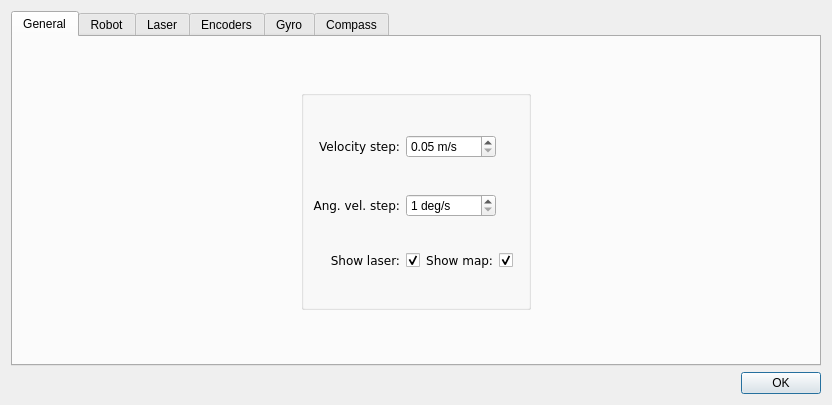
<?xml version="1.0" encoding="UTF-8"?>
<ui version="4.0">
 <class>settings_dialog</class>
 <widget class="QDialog" name="settings_dialog">
  <property name="geometry">
   <rect>
    <x>0</x>
    <y>0</y>
    <width>832</width>
    <height>405</height>
   </rect>
  </property>
  <property name="sizePolicy">
   <sizepolicy hsizetype="Fixed" vsizetype="Fixed">
    <horstretch>0</horstretch>
    <verstretch>0</verstretch>
   </sizepolicy>
  </property>
  <property name="windowTitle">
   <string>Settings</string>
  </property>
  <layout class="QGridLayout" name="gridLayout">
   <item row="0" column="0">
    <widget class="QTabWidget" name="tabWidget">
     <property name="sizePolicy">
      <sizepolicy hsizetype="Expanding" vsizetype="Expanding">
       <horstretch>5</horstretch>
       <verstretch>0</verstretch>
      </sizepolicy>
     </property>
     <property name="currentIndex">
      <number>0</number>
     </property>
     <property name="usesScrollButtons">
      <bool>true</bool>
     </property>
     <property name="movable">
      <bool>false</bool>
     </property>
     <widget class="QWidget" name="general_tab">
      <attribute name="title">
       <string>General</string>
      </attribute>
      <layout class="QGridLayout" name="gridLayout_7">
       <item row="0" column="0">
        <widget class="QGroupBox" name="groupBox">
         <property name="sizePolicy">
          <sizepolicy hsizetype="Fixed" vsizetype="Preferred">
           <horstretch>0</horstretch>
           <verstretch>0</verstretch>
          </sizepolicy>
         </property>
         <property name="minimumSize">
          <size>
           <width>0</width>
           <height>0</height>
          </size>
         </property>
         <property name="maximumSize">
          <size>
           <width>16777215</width>
           <height>220</height>
          </size>
         </property>
         <property name="title">
          <string/>
         </property>
         <property name="alignment">
          <set>Qt::AlignCenter</set>
         </property>
         <layout class="QGridLayout" name="gridLayout_9">
          <item row="0" column="0">
           <widget class="QLabel" name="label_20">
            <property name="font">
             <font>
              <family>DejaVu Sans</family>
              <pointsize>9</pointsize>
             </font>
            </property>
            <property name="text">
             <string>Velocity step:</string>
            </property>
            <property name="textFormat">
             <enum>Qt::AutoText</enum>
            </property>
            <property name="alignment">
             <set>Qt::AlignRight|Qt::AlignTrailing|Qt::AlignVCenter</set>
            </property>
            <property name="wordWrap">
             <bool>false</bool>
            </property>
           </widget>
          </item>
          <item row="0" column="1" colspan="2">
           <widget class="QDoubleSpinBox" name="vel_inc_box">
            <property name="minimumSize">
             <size>
              <width>0</width>
              <height>22</height>
             </size>
            </property>
            <property name="maximumSize">
             <size>
              <width>90</width>
              <height>16777215</height>
             </size>
            </property>
            <property name="buttonSymbols">
             <enum>QAbstractSpinBox::UpDownArrows</enum>
            </property>
            <property name="suffix">
             <string> m/s</string>
            </property>
            <property name="minimum">
             <double>0.050000000000000</double>
            </property>
            <property name="maximum">
             <double>0.500000000000000</double>
            </property>
            <property name="singleStep">
             <double>0.050000000000000</double>
            </property>
           </widget>
          </item>
          <item row="2" column="0">
           <widget class="QLabel" name="label_23">
            <property name="font">
             <font>
              <family>DejaVu Sans</family>
              <pointsize>9</pointsize>
             </font>
            </property>
            <property name="text">
             <string>Show laser:</string>
            </property>
            <property name="textFormat">
             <enum>Qt::AutoText</enum>
            </property>
            <property name="alignment">
             <set>Qt::AlignRight|Qt::AlignTrailing|Qt::AlignVCenter</set>
            </property>
            <property name="wordWrap">
             <bool>false</bool>
            </property>
           </widget>
          </item>
          <item row="1" column="1" colspan="2">
           <widget class="QSpinBox" name="ang_vel_inc_box">
            <property name="minimumSize">
             <size>
              <width>0</width>
              <height>22</height>
             </size>
            </property>
            <property name="maximumSize">
             <size>
              <width>90</width>
              <height>16777215</height>
             </size>
            </property>
            <property name="suffix">
             <string> deg/s</string>
            </property>
            <property name="minimum">
             <number>1</number>
            </property>
            <property name="maximum">
             <number>60</number>
            </property>
           </widget>
          </item>
          <item row="2" column="1">
           <layout class="QHBoxLayout" name="horizontalLayout_5">
            <item>
             <widget class="QCheckBox" name="laser_check">
              <property name="text">
               <string/>
              </property>
              <property name="checked">
               <bool>true</bool>
              </property>
             </widget>
            </item>
            <item>
             <widget class="QLabel" name="label_48">
              <property name="font">
               <font>
                <family>DejaVu Sans</family>
                <pointsize>9</pointsize>
               </font>
              </property>
              <property name="text">
               <string>Show map:</string>
              </property>
              <property name="textFormat">
               <enum>Qt::AutoText</enum>
              </property>
              <property name="alignment">
               <set>Qt::AlignRight|Qt::AlignTrailing|Qt::AlignVCenter</set>
              </property>
              <property name="wordWrap">
               <bool>false</bool>
              </property>
             </widget>
            </item>
            <item>
             <widget class="QCheckBox" name="map_check">
              <property name="text">
               <string/>
              </property>
              <property name="checked">
               <bool>true</bool>
              </property>
             </widget>
            </item>
           </layout>
          </item>
          <item row="1" column="0">
           <widget class="QLabel" name="label_21">
            <property name="font">
             <font>
              <family>DejaVu Sans</family>
              <pointsize>9</pointsize>
             </font>
            </property>
            <property name="text">
             <string>Ang. vel. step:</string>
            </property>
            <property name="textFormat">
             <enum>Qt::AutoText</enum>
            </property>
            <property name="alignment">
             <set>Qt::AlignRight|Qt::AlignTrailing|Qt::AlignVCenter</set>
            </property>
            <property name="wordWrap">
             <bool>false</bool>
            </property>
           </widget>
          </item>
         </layout>
        </widget>
       </item>
      </layout>
     </widget>
     <widget class="QWidget" name="robot_tab">
      <attribute name="title">
       <string>Robot</string>
      </attribute>
      <layout class="QGridLayout" name="gridLayout_3">
       <item row="0" column="0">
        <layout class="QGridLayout" name="gridLayout_2">
         <item row="4" column="1">
          <widget class="QSlider" name="robot_wheel_rad_slider">
           <property name="minimum">
            <number>5</number>
           </property>
           <property name="maximum">
            <number>50</number>
           </property>
           <property name="orientation">
            <enum>Qt::Horizontal</enum>
           </property>
           <property name="invertedAppearance">
            <bool>false</bool>
           </property>
           <property name="invertedControls">
            <bool>false</bool>
           </property>
          </widget>
         </item>
         <item row="5" column="1">
          <widget class="QSlider" name="robot_wheelbase_slider">
           <property name="minimum">
            <number>2</number>
           </property>
           <property name="maximum">
            <number>20</number>
           </property>
           <property name="orientation">
            <enum>Qt::Horizontal</enum>
           </property>
           <property name="invertedAppearance">
            <bool>false</bool>
           </property>
           <property name="invertedControls">
            <bool>false</bool>
           </property>
          </widget>
         </item>
         <item row="5" column="0">
          <widget class="QLabel" name="label_4">
           <property name="minimumSize">
            <size>
             <width>120</width>
             <height>0</height>
            </size>
           </property>
           <property name="font">
            <font>
             <pointsize>9</pointsize>
            </font>
           </property>
           <property name="text">
            <string>Wheelbase</string>
           </property>
           <property name="alignment">
            <set>Qt::AlignRight|Qt::AlignTrailing|Qt::AlignVCenter</set>
           </property>
          </widget>
         </item>
         <item row="6" column="0">
          <widget class="QLabel" name="label_5">
           <property name="minimumSize">
            <size>
             <width>120</width>
             <height>0</height>
            </size>
           </property>
           <property name="font">
            <font>
             <pointsize>9</pointsize>
            </font>
           </property>
           <property name="text">
            <string>Max velocity</string>
           </property>
           <property name="alignment">
            <set>Qt::AlignRight|Qt::AlignTrailing|Qt::AlignVCenter</set>
           </property>
          </widget>
         </item>
         <item row="6" column="1">
          <widget class="QSlider" name="robot_vel_slider">
           <property name="minimum">
            <number>1</number>
           </property>
           <property name="maximum">
            <number>30</number>
           </property>
           <property name="orientation">
            <enum>Qt::Horizontal</enum>
           </property>
           <property name="invertedAppearance">
            <bool>false</bool>
           </property>
           <property name="invertedControls">
            <bool>false</bool>
           </property>
          </widget>
         </item>
         <item row="1" column="1">
          <widget class="QSlider" name="robot_length_slider">
           <property name="font">
            <font>
             <pointsize>12</pointsize>
            </font>
           </property>
           <property name="minimum">
            <number>2</number>
           </property>
           <property name="maximum">
            <number>20</number>
           </property>
           <property name="orientation">
            <enum>Qt::Horizontal</enum>
           </property>
          </widget>
         </item>
         <item row="3" column="2">
          <widget class="QDoubleSpinBox" name="robot_width_box">
           <property name="suffix">
            <string> m</string>
           </property>
           <property name="minimum">
            <double>0.200000000000000</double>
           </property>
           <property name="maximum">
            <double>2.000000000000000</double>
           </property>
           <property name="singleStep">
            <double>0.100000000000000</double>
           </property>
          </widget>
         </item>
         <item row="3" column="0">
          <widget class="QLabel" name="label_2">
           <property name="minimumSize">
            <size>
             <width>120</width>
             <height>0</height>
            </size>
           </property>
           <property name="font">
            <font>
             <pointsize>9</pointsize>
            </font>
           </property>
           <property name="text">
            <string>Width</string>
           </property>
           <property name="alignment">
            <set>Qt::AlignRight|Qt::AlignTrailing|Qt::AlignVCenter</set>
           </property>
          </widget>
         </item>
         <item row="3" column="1">
          <widget class="QSlider" name="robot_width_slider">
           <property name="minimum">
            <number>2</number>
           </property>
           <property name="maximum">
            <number>20</number>
           </property>
           <property name="orientation">
            <enum>Qt::Horizontal</enum>
           </property>
           <property name="invertedAppearance">
            <bool>false</bool>
           </property>
           <property name="invertedControls">
            <bool>false</bool>
           </property>
          </widget>
         </item>
         <item row="4" column="2">
          <widget class="QDoubleSpinBox" name="robot_wheel_rad_box">
           <property name="suffix">
            <string> m</string>
           </property>
           <property name="minimum">
            <double>0.050000000000000</double>
           </property>
           <property name="maximum">
            <double>0.500000000000000</double>
           </property>
           <property name="singleStep">
            <double>0.010000000000000</double>
           </property>
          </widget>
         </item>
         <item row="1" column="0">
          <widget class="QLabel" name="label">
           <property name="minimumSize">
            <size>
             <width>120</width>
             <height>0</height>
            </size>
           </property>
           <property name="font">
            <font>
             <pointsize>9</pointsize>
            </font>
           </property>
           <property name="text">
            <string>Length</string>
           </property>
           <property name="alignment">
            <set>Qt::AlignRight|Qt::AlignTrailing|Qt::AlignVCenter</set>
           </property>
          </widget>
         </item>
         <item row="4" column="0">
          <widget class="QLabel" name="label_3">
           <property name="minimumSize">
            <size>
             <width>120</width>
             <height>0</height>
            </size>
           </property>
           <property name="font">
            <font>
             <pointsize>9</pointsize>
            </font>
           </property>
           <property name="text">
            <string>Wheel radius</string>
           </property>
           <property name="alignment">
            <set>Qt::AlignRight|Qt::AlignTrailing|Qt::AlignVCenter</set>
           </property>
          </widget>
         </item>
         <item row="7" column="0">
          <widget class="QLabel" name="label_6">
           <property name="minimumSize">
            <size>
             <width>120</width>
             <height>0</height>
            </size>
           </property>
           <property name="maximumSize">
            <size>
             <width>120</width>
             <height>16777215</height>
            </size>
           </property>
           <property name="font">
            <font>
             <pointsize>9</pointsize>
            </font>
           </property>
           <property name="text">
            <string>Max angular velocity</string>
           </property>
           <property name="alignment">
            <set>Qt::AlignRight|Qt::AlignTrailing|Qt::AlignVCenter</set>
           </property>
           <property name="wordWrap">
            <bool>true</bool>
           </property>
          </widget>
         </item>
         <item row="1" column="2">
          <widget class="QDoubleSpinBox" name="robot_length_box">
           <property name="suffix">
            <string> m</string>
           </property>
           <property name="minimum">
            <double>0.200000000000000</double>
           </property>
           <property name="maximum">
            <double>2.000000000000000</double>
           </property>
           <property name="singleStep">
            <double>0.100000000000000</double>
           </property>
          </widget>
         </item>
         <item row="7" column="2">
          <widget class="QSpinBox" name="robot_ang_vel_box">
           <property name="suffix">
            <string> deg/s</string>
           </property>
           <property name="minimum">
            <number>5</number>
           </property>
           <property name="maximum">
            <number>60</number>
           </property>
          </widget>
         </item>
         <item row="7" column="1">
          <widget class="QSlider" name="robot_ang_vel_slider">
           <property name="minimum">
            <number>5</number>
           </property>
           <property name="maximum">
            <number>60</number>
           </property>
           <property name="orientation">
            <enum>Qt::Horizontal</enum>
           </property>
           <property name="invertedAppearance">
            <bool>false</bool>
           </property>
           <property name="invertedControls">
            <bool>false</bool>
           </property>
          </widget>
         </item>
         <item row="5" column="2">
          <widget class="QDoubleSpinBox" name="robot_wheelbase_box">
           <property name="suffix">
            <string> m</string>
           </property>
           <property name="minimum">
            <double>0.200000000000000</double>
           </property>
           <property name="maximum">
            <double>2.000000000000000</double>
           </property>
           <property name="singleStep">
            <double>0.100000000000000</double>
           </property>
          </widget>
         </item>
         <item row="6" column="2">
          <widget class="QDoubleSpinBox" name="robot_vel_box">
           <property name="suffix">
            <string> m/s</string>
           </property>
           <property name="minimum">
            <double>0.100000000000000</double>
           </property>
           <property name="maximum">
            <double>3.000000000000000</double>
           </property>
           <property name="singleStep">
            <double>0.100000000000000</double>
           </property>
          </widget>
         </item>
         <item row="0" column="1" colspan="2">
          <widget class="QComboBox" name="robot_combo"/>
         </item>
         <item row="0" column="0">
          <widget class="QLabel" name="label_18">
           <property name="minimumSize">
            <size>
             <width>120</width>
             <height>0</height>
            </size>
           </property>
           <property name="maximumSize">
            <size>
             <width>120</width>
             <height>16777215</height>
            </size>
           </property>
           <property name="font">
            <font>
             <pointsize>9</pointsize>
            </font>
           </property>
           <property name="text">
            <string>Model</string>
           </property>
           <property name="alignment">
            <set>Qt::AlignRight|Qt::AlignTrailing|Qt::AlignVCenter</set>
           </property>
          </widget>
         </item>
        </layout>
       </item>
      </layout>
     </widget>
     <widget class="QWidget" name="laser_tab">
      <attribute name="title">
       <string>Laser</string>
      </attribute>
      <layout class="QGridLayout" name="gridLayout_4">
       <item row="0" column="0">
        <layout class="QGridLayout" name="gridLayout_8">
         <item row="2" column="0">
          <widget class="QLabel" name="label_11">
           <property name="minimumSize">
            <size>
             <width>120</width>
             <height>0</height>
            </size>
           </property>
           <property name="maximumSize">
            <size>
             <width>120</width>
             <height>16777215</height>
            </size>
           </property>
           <property name="font">
            <font>
             <pointsize>9</pointsize>
            </font>
           </property>
           <property name="text">
            <string>Range</string>
           </property>
           <property name="alignment">
            <set>Qt::AlignRight|Qt::AlignTrailing|Qt::AlignVCenter</set>
           </property>
          </widget>
         </item>
         <item row="8" column="2">
          <widget class="QSpinBox" name="laser_noise_box">
           <property name="suffix">
            <string> cm</string>
           </property>
           <property name="minimum">
            <number>1</number>
           </property>
           <property name="maximum">
            <number>15</number>
           </property>
          </widget>
         </item>
         <item row="6" column="2">
          <widget class="QDoubleSpinBox" name="laser_res_box">
           <property name="suffix">
            <string> deg</string>
           </property>
           <property name="minimum">
            <double>0.200000000000000</double>
           </property>
           <property name="maximum">
            <double>5.000000000000000</double>
           </property>
           <property name="singleStep">
            <double>0.100000000000000</double>
           </property>
          </widget>
         </item>
         <item row="4" column="0">
          <widget class="QLabel" name="label_10">
           <property name="minimumSize">
            <size>
             <width>120</width>
             <height>0</height>
            </size>
           </property>
           <property name="maximumSize">
            <size>
             <width>120</width>
             <height>16777215</height>
            </size>
           </property>
           <property name="font">
            <font>
             <pointsize>9</pointsize>
            </font>
           </property>
           <property name="text">
            <string>Min bearing</string>
           </property>
           <property name="alignment">
            <set>Qt::AlignRight|Qt::AlignTrailing|Qt::AlignVCenter</set>
           </property>
          </widget>
         </item>
         <item row="2" column="2">
          <widget class="QSpinBox" name="laser_range_box">
           <property name="suffix">
            <string> m</string>
           </property>
           <property name="minimum">
            <number>1</number>
           </property>
           <property name="maximum">
            <number>25</number>
           </property>
          </widget>
         </item>
         <item row="4" column="2">
          <widget class="QSpinBox" name="laser_min_bear_box">
           <property name="suffix">
            <string> deg</string>
           </property>
           <property name="minimum">
            <number>-180</number>
           </property>
           <property name="maximum">
            <number>180</number>
           </property>
           <property name="value">
            <number>-90</number>
           </property>
          </widget>
         </item>
         <item row="6" column="1">
          <widget class="QSlider" name="laser_res_slider">
           <property name="minimum">
            <number>2</number>
           </property>
           <property name="maximum">
            <number>50</number>
           </property>
           <property name="orientation">
            <enum>Qt::Horizontal</enum>
           </property>
           <property name="invertedAppearance">
            <bool>true</bool>
           </property>
           <property name="invertedControls">
            <bool>false</bool>
           </property>
          </widget>
         </item>
         <item row="8" column="1">
          <widget class="QSlider" name="laser_noise_slider">
           <property name="minimum">
            <number>1</number>
           </property>
           <property name="maximum">
            <number>15</number>
           </property>
           <property name="orientation">
            <enum>Qt::Horizontal</enum>
           </property>
           <property name="invertedAppearance">
            <bool>false</bool>
           </property>
           <property name="invertedControls">
            <bool>false</bool>
           </property>
          </widget>
         </item>
         <item row="6" column="0">
          <widget class="QLabel" name="label_12">
           <property name="minimumSize">
            <size>
             <width>120</width>
             <height>0</height>
            </size>
           </property>
           <property name="maximumSize">
            <size>
             <width>120</width>
             <height>16777215</height>
            </size>
           </property>
           <property name="font">
            <font>
             <pointsize>9</pointsize>
            </font>
           </property>
           <property name="text">
            <string>Resolution</string>
           </property>
           <property name="alignment">
            <set>Qt::AlignRight|Qt::AlignTrailing|Qt::AlignVCenter</set>
           </property>
          </widget>
         </item>
         <item row="7" column="2">
          <widget class="QSpinBox" name="laser_freq_box">
           <property name="suffix">
            <string> Hz</string>
           </property>
           <property name="minimum">
            <number>1</number>
           </property>
           <property name="maximum">
            <number>15</number>
           </property>
          </widget>
         </item>
         <item row="2" column="1">
          <widget class="QSlider" name="laser_range_slider">
           <property name="minimum">
            <number>1</number>
           </property>
           <property name="maximum">
            <number>25</number>
           </property>
           <property name="orientation">
            <enum>Qt::Horizontal</enum>
           </property>
          </widget>
         </item>
         <item row="4" column="1">
          <widget class="QSlider" name="laser_min_bear_slider">
           <property name="minimum">
            <number>-180</number>
           </property>
           <property name="maximum">
            <number>180</number>
           </property>
           <property name="value">
            <number>-90</number>
           </property>
           <property name="orientation">
            <enum>Qt::Horizontal</enum>
           </property>
           <property name="invertedAppearance">
            <bool>false</bool>
           </property>
           <property name="invertedControls">
            <bool>false</bool>
           </property>
          </widget>
         </item>
         <item row="8" column="0">
          <widget class="QLabel" name="label_14">
           <property name="minimumSize">
            <size>
             <width>120</width>
             <height>0</height>
            </size>
           </property>
           <property name="maximumSize">
            <size>
             <width>120</width>
             <height>16777215</height>
            </size>
           </property>
           <property name="font">
            <font>
             <pointsize>9</pointsize>
            </font>
           </property>
           <property name="text">
            <string>Noise</string>
           </property>
           <property name="alignment">
            <set>Qt::AlignRight|Qt::AlignTrailing|Qt::AlignVCenter</set>
           </property>
          </widget>
         </item>
         <item row="7" column="0">
          <widget class="QLabel" name="label_13">
           <property name="minimumSize">
            <size>
             <width>120</width>
             <height>0</height>
            </size>
           </property>
           <property name="maximumSize">
            <size>
             <width>120</width>
             <height>16777215</height>
            </size>
           </property>
           <property name="font">
            <font>
             <pointsize>9</pointsize>
            </font>
           </property>
           <property name="text">
            <string>Frequency</string>
           </property>
           <property name="alignment">
            <set>Qt::AlignRight|Qt::AlignTrailing|Qt::AlignVCenter</set>
           </property>
          </widget>
         </item>
         <item row="1" column="1" colspan="2">
          <widget class="QComboBox" name="laser_combo"/>
         </item>
         <item row="7" column="1">
          <widget class="QSlider" name="laser_freq_slider">
           <property name="minimum">
            <number>1</number>
           </property>
           <property name="maximum">
            <number>15</number>
           </property>
           <property name="orientation">
            <enum>Qt::Horizontal</enum>
           </property>
           <property name="invertedAppearance">
            <bool>false</bool>
           </property>
           <property name="invertedControls">
            <bool>false</bool>
           </property>
          </widget>
         </item>
         <item row="1" column="0">
          <widget class="QLabel" name="label_16">
           <property name="minimumSize">
            <size>
             <width>120</width>
             <height>0</height>
            </size>
           </property>
           <property name="maximumSize">
            <size>
             <width>120</width>
             <height>16777215</height>
            </size>
           </property>
           <property name="font">
            <font>
             <pointsize>9</pointsize>
            </font>
           </property>
           <property name="text">
            <string>Model</string>
           </property>
           <property name="alignment">
            <set>Qt::AlignRight|Qt::AlignTrailing|Qt::AlignVCenter</set>
           </property>
          </widget>
         </item>
         <item row="5" column="0">
          <widget class="QLabel" name="label_22">
           <property name="minimumSize">
            <size>
             <width>120</width>
             <height>0</height>
            </size>
           </property>
           <property name="maximumSize">
            <size>
             <width>120</width>
             <height>16777215</height>
            </size>
           </property>
           <property name="font">
            <font>
             <pointsize>9</pointsize>
            </font>
           </property>
           <property name="text">
            <string>Max bearing</string>
           </property>
           <property name="alignment">
            <set>Qt::AlignRight|Qt::AlignTrailing|Qt::AlignVCenter</set>
           </property>
          </widget>
         </item>
         <item row="5" column="1">
          <widget class="QSlider" name="laser_max_bear_slider">
           <property name="minimum">
            <number>-180</number>
           </property>
           <property name="maximum">
            <number>180</number>
           </property>
           <property name="value">
            <number>90</number>
           </property>
           <property name="orientation">
            <enum>Qt::Horizontal</enum>
           </property>
           <property name="invertedAppearance">
            <bool>false</bool>
           </property>
           <property name="invertedControls">
            <bool>false</bool>
           </property>
          </widget>
         </item>
         <item row="5" column="2">
          <widget class="QSpinBox" name="laser_max_bear_box">
           <property name="suffix">
            <string> deg</string>
           </property>
           <property name="minimum">
            <number>-180</number>
           </property>
           <property name="maximum">
            <number>180</number>
           </property>
           <property name="value">
            <number>90</number>
           </property>
          </widget>
         </item>
        </layout>
       </item>
      </layout>
     </widget>
     <widget class="QWidget" name="encoder_tab">
      <attribute name="title">
       <string>Encoders</string>
      </attribute>
      <layout class="QGridLayout" name="gridLayout_5">
       <item row="0" column="0">
        <layout class="QGridLayout" name="gridLayout_6">
         <item row="2" column="0">
          <widget class="QLabel" name="label_9">
           <property name="minimumSize">
            <size>
             <width>120</width>
             <height>0</height>
            </size>
           </property>
           <property name="maximumSize">
            <size>
             <width>120</width>
             <height>16777215</height>
            </size>
           </property>
           <property name="font">
            <font>
             <pointsize>9</pointsize>
            </font>
           </property>
           <property name="text">
            <string>Frequency</string>
           </property>
           <property name="alignment">
            <set>Qt::AlignRight|Qt::AlignTrailing|Qt::AlignVCenter</set>
           </property>
          </widget>
         </item>
         <item row="2" column="2">
          <widget class="QSpinBox" name="odom_freq_box">
           <property name="suffix">
            <string> Hz</string>
           </property>
           <property name="minimum">
            <number>1</number>
           </property>
           <property name="maximum">
            <number>20</number>
           </property>
          </widget>
         </item>
         <item row="1" column="0">
          <widget class="QLabel" name="label_7">
           <property name="minimumSize">
            <size>
             <width>120</width>
             <height>0</height>
            </size>
           </property>
           <property name="maximumSize">
            <size>
             <width>120</width>
             <height>16777215</height>
            </size>
           </property>
           <property name="font">
            <font>
             <pointsize>9</pointsize>
            </font>
           </property>
           <property name="text">
            <string>Resolution</string>
           </property>
           <property name="alignment">
            <set>Qt::AlignRight|Qt::AlignTrailing|Qt::AlignVCenter</set>
           </property>
          </widget>
         </item>
         <item row="2" column="1">
          <widget class="QSlider" name="odom_freq_slider">
           <property name="minimum">
            <number>1</number>
           </property>
           <property name="maximum">
            <number>20</number>
           </property>
           <property name="orientation">
            <enum>Qt::Horizontal</enum>
           </property>
           <property name="invertedAppearance">
            <bool>false</bool>
           </property>
           <property name="invertedControls">
            <bool>false</bool>
           </property>
          </widget>
         </item>
         <item row="1" column="2">
          <widget class="QDoubleSpinBox" name="odom_res_box">
           <property name="suffix">
            <string> deg</string>
           </property>
           <property name="minimum">
            <double>0.050000000000000</double>
           </property>
           <property name="maximum">
            <double>2.000000000000000</double>
           </property>
           <property name="singleStep">
            <double>0.050000000000000</double>
           </property>
          </widget>
         </item>
         <item row="1" column="1">
          <widget class="QSlider" name="odom_res_slider">
           <property name="minimum">
            <number>5</number>
           </property>
           <property name="maximum">
            <number>200</number>
           </property>
           <property name="singleStep">
            <number>5</number>
           </property>
           <property name="orientation">
            <enum>Qt::Horizontal</enum>
           </property>
           <property name="invertedAppearance">
            <bool>true</bool>
           </property>
           <property name="invertedControls">
            <bool>false</bool>
           </property>
          </widget>
         </item>
         <item row="3" column="2">
          <widget class="QDoubleSpinBox" name="odom_noise_box">
           <property name="suffix">
            <string> ticks</string>
           </property>
           <property name="minimum">
            <double>0.100000000000000</double>
           </property>
           <property name="maximum">
            <double>3.000000000000000</double>
           </property>
           <property name="singleStep">
            <double>0.100000000000000</double>
           </property>
          </widget>
         </item>
         <item row="3" column="1">
          <widget class="QSlider" name="odom_noise_slider">
           <property name="minimum">
            <number>1</number>
           </property>
           <property name="maximum">
            <number>30</number>
           </property>
           <property name="orientation">
            <enum>Qt::Horizontal</enum>
           </property>
           <property name="invertedAppearance">
            <bool>false</bool>
           </property>
           <property name="invertedControls">
            <bool>false</bool>
           </property>
          </widget>
         </item>
         <item row="3" column="0">
          <widget class="QLabel" name="label_8">
           <property name="minimumSize">
            <size>
             <width>120</width>
             <height>0</height>
            </size>
           </property>
           <property name="maximumSize">
            <size>
             <width>120</width>
             <height>16777215</height>
            </size>
           </property>
           <property name="font">
            <font>
             <pointsize>9</pointsize>
            </font>
           </property>
           <property name="text">
            <string>Noise</string>
           </property>
           <property name="alignment">
            <set>Qt::AlignRight|Qt::AlignTrailing|Qt::AlignVCenter</set>
           </property>
          </widget>
         </item>
        </layout>
       </item>
      </layout>
     </widget>
     <widget class="QWidget" name="gyro_tab">
      <attribute name="title">
       <string>Gyro</string>
      </attribute>
     </widget>
     <widget class="QWidget" name="compass_tab">
      <attribute name="title">
       <string>Compass</string>
      </attribute>
     </widget>
    </widget>
   </item>
   <item row="1" column="0">
    <widget class="QDialogButtonBox" name="buttonBox">
     <property name="orientation">
      <enum>Qt::Horizontal</enum>
     </property>
     <property name="standardButtons">
      <set>QDialogButtonBox::Ok</set>
     </property>
    </widget>
   </item>
  </layout>
 </widget>
 <resources/>
 <connections>
  <connection>
   <sender>buttonBox</sender>
   <signal>accepted()</signal>
   <receiver>settings_dialog</receiver>
   <slot>accept()</slot>
   <hints>
    <hint type="sourcelabel">
     <x>248</x>
     <y>254</y>
    </hint>
    <hint type="destinationlabel">
     <x>157</x>
     <y>274</y>
    </hint>
   </hints>
  </connection>
  <connection>
   <sender>buttonBox</sender>
   <signal>rejected()</signal>
   <receiver>settings_dialog</receiver>
   <slot>reject()</slot>
   <hints>
    <hint type="sourcelabel">
     <x>316</x>
     <y>260</y>
    </hint>
    <hint type="destinationlabel">
     <x>286</x>
     <y>274</y>
    </hint>
   </hints>
  </connection>
 </connections>
</ui>
